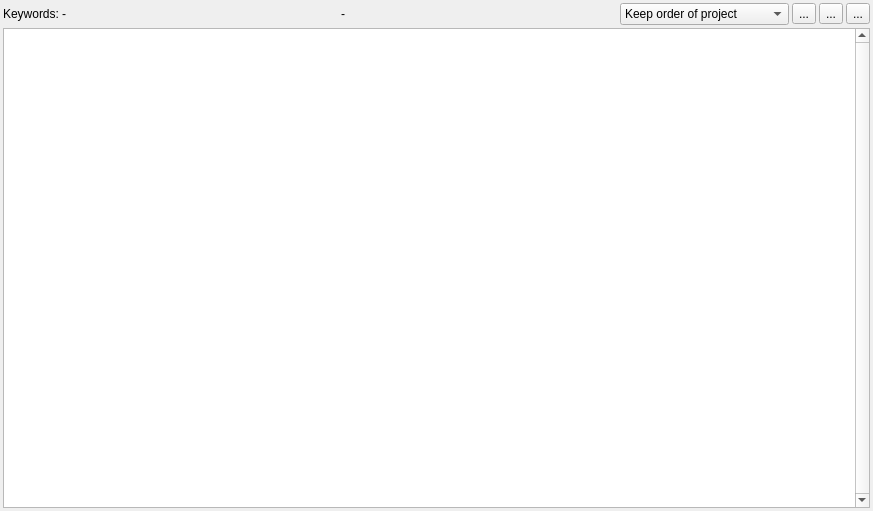
<?xml version="1.0" encoding="UTF-8"?>
<ui version="4.0">
 <class>IDetailsPrj</class>
 <widget class="QWidget" name="IDetailsPrj">
  <property name="geometry">
   <rect>
    <x>0</x>
    <y>0</y>
    <width>873</width>
    <height>511</height>
   </rect>
  </property>
  <property name="windowTitle">
   <string>Form</string>
  </property>
  <layout class="QVBoxLayout" name="verticalLayout">
   <property name="spacing">
    <number>3</number>
   </property>
   <property name="leftMargin">
    <number>3</number>
   </property>
   <property name="topMargin">
    <number>3</number>
   </property>
   <property name="rightMargin">
    <number>3</number>
   </property>
   <property name="bottomMargin">
    <number>3</number>
   </property>
   <item>
    <layout class="QHBoxLayout" name="horizontalLayout">
     <item>
      <widget class="QLabel" name="label">
       <property name="sizePolicy">
        <sizepolicy hsizetype="Maximum" vsizetype="Preferred">
         <horstretch>0</horstretch>
         <verstretch>0</verstretch>
        </sizepolicy>
       </property>
       <property name="text">
        <string>Keywords:</string>
       </property>
      </widget>
     </item>
     <item>
      <widget class="QLabel" name="labelKeywords">
       <property name="text">
        <string>-</string>
       </property>
      </widget>
     </item>
     <item>
      <widget class="QLabel" name="labelTime">
       <property name="text">
        <string>-</string>
       </property>
      </widget>
     </item>
     <item>
      <widget class="QComboBox" name="comboSort">
       <property name="sizePolicy">
        <sizepolicy hsizetype="Maximum" vsizetype="Fixed">
         <horstretch>0</horstretch>
         <verstretch>0</verstretch>
        </sizepolicy>
       </property>
       <item>
        <property name="text">
         <string>Keep order of project</string>
        </property>
       </item>
       <item>
        <property name="text">
         <string>Sort along track (multiple)</string>
        </property>
       </item>
       <item>
        <property name="text">
         <string>Sort along track (single)</string>
        </property>
       </item>
       <item>
        <property name="text">
         <string>Track with details</string>
        </property>
       </item>
      </widget>
     </item>
     <item>
      <widget class="QToolButton" name="toolLock">
       <property name="text">
        <string>...</string>
       </property>
       <property name="icon">
        <iconset resource="../../resources.qrc">
         <normaloff>:/icons/32x32/UnLock.png</normaloff>
         <normalon>:/icons/32x32/Lock.png</normalon>:/icons/32x32/UnLock.png</iconset>
       </property>
       <property name="iconSize">
        <size>
         <width>22</width>
         <height>22</height>
        </size>
       </property>
       <property name="checkable">
        <bool>true</bool>
       </property>
      </widget>
     </item>
     <item>
      <widget class="QToolButton" name="toolPrint">
       <property name="toolTip">
        <string>Print diary</string>
       </property>
       <property name="text">
        <string>...</string>
       </property>
       <property name="icon">
        <iconset resource="../../resources.qrc">
         <normaloff>:/icons/32x32/Print.png</normaloff>:/icons/32x32/Print.png</iconset>
       </property>
       <property name="iconSize">
        <size>
         <width>22</width>
         <height>22</height>
        </size>
       </property>
      </widget>
     </item>
     <item>
      <widget class="QToolButton" name="toolReload">
       <property name="toolTip">
        <string>Rebuild diary.</string>
       </property>
       <property name="text">
        <string>...</string>
       </property>
       <property name="icon">
        <iconset resource="../../resources.qrc">
         <normaloff>:/icons/32x32/Reset.png</normaloff>:/icons/32x32/Reset.png</iconset>
       </property>
       <property name="iconSize">
        <size>
         <width>22</width>
         <height>22</height>
        </size>
       </property>
      </widget>
     </item>
    </layout>
   </item>
   <item>
    <widget class="QTextBrowser" name="textDesc">
     <property name="verticalScrollBarPolicy">
      <enum>Qt::ScrollBarAlwaysOn</enum>
     </property>
     <property name="openExternalLinks">
      <bool>true</bool>
     </property>
     <property name="openLinks">
      <bool>false</bool>
     </property>
    </widget>
   </item>
  </layout>
 </widget>
 <resources>
  <include location="../../resources.qrc"/>
 </resources>
 <connections/>
</ui>
